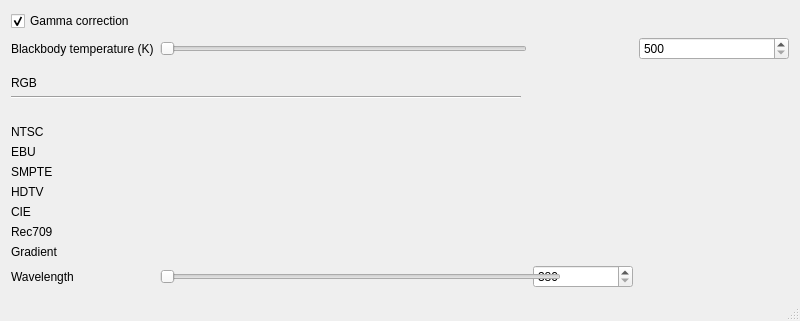
<?xml version="1.0" encoding="UTF-8"?>
<ui version="4.0">
 <class>spectrumColourExampleClass</class>
 <widget class="QMainWindow" name="spectrumColourExampleClass">
  <property name="geometry">
   <rect>
    <x>0</x>
    <y>0</y>
    <width>800</width>
    <height>314</height>
   </rect>
  </property>
  <property name="minimumSize">
   <size>
    <width>800</width>
    <height>0</height>
   </size>
  </property>
  <property name="windowTitle">
   <string>spectrumColourExample</string>
  </property>
  <widget class="QWidget" name="centralWidget">
   <layout class="QGridLayout" name="gridLayout">
    <item row="1" column="6">
     <widget class="QSpinBox" name="spinBoxBlackBodyTemperatureDisplay">
      <property name="readOnly">
       <bool>false</bool>
      </property>
      <property name="minimum">
       <number>500</number>
      </property>
      <property name="maximum">
       <number>10000</number>
      </property>
     </widget>
    </item>
    <item row="14" column="0">
     <widget class="QLabel" name="label_7">
      <property name="text">
       <string>Wavelength</string>
      </property>
     </widget>
    </item>
    <item row="12" column="6">
     <widget class="QLabel" name="rgbRec709">
      <property name="sizePolicy">
       <sizepolicy hsizetype="Fixed" vsizetype="Preferred">
        <horstretch>0</horstretch>
        <verstretch>0</verstretch>
       </sizepolicy>
      </property>
      <property name="minimumSize">
       <size>
        <width>100</width>
        <height>0</height>
       </size>
      </property>
      <property name="maximumSize">
       <size>
        <width>100</width>
        <height>16777215</height>
       </size>
      </property>
      <property name="text">
       <string/>
      </property>
     </widget>
    </item>
    <item row="7" column="6">
     <widget class="QLabel" name="rgbNTSC">
      <property name="sizePolicy">
       <sizepolicy hsizetype="Fixed" vsizetype="Preferred">
        <horstretch>0</horstretch>
        <verstretch>0</verstretch>
       </sizepolicy>
      </property>
      <property name="minimumSize">
       <size>
        <width>100</width>
        <height>0</height>
       </size>
      </property>
      <property name="maximumSize">
       <size>
        <width>100</width>
        <height>16777215</height>
       </size>
      </property>
      <property name="text">
       <string/>
      </property>
     </widget>
    </item>
    <item row="9" column="0">
     <widget class="QLabel" name="label_3">
      <property name="text">
       <string>SMPTE</string>
      </property>
     </widget>
    </item>
    <item row="7" column="0">
     <widget class="QLabel" name="labelNTSC">
      <property name="text">
       <string>NTSC</string>
      </property>
     </widget>
    </item>
    <item row="1" column="0">
     <widget class="QLabel" name="label">
      <property name="text">
       <string>Blackbody temperature (K)</string>
      </property>
     </widget>
    </item>
    <item row="8" column="0">
     <widget class="QLabel" name="label_2">
      <property name="text">
       <string>EBU</string>
      </property>
     </widget>
    </item>
    <item row="5" column="0" colspan="4">
     <widget class="Line" name="line">
      <property name="orientation">
       <enum>Qt::Horizontal</enum>
      </property>
     </widget>
    </item>
    <item row="7" column="1">
     <widget class="QWidget" name="spectrumNTSC" native="true">
      <property name="sizePolicy">
       <sizepolicy hsizetype="Fixed" vsizetype="Preferred">
        <horstretch>0</horstretch>
        <verstretch>0</verstretch>
       </sizepolicy>
      </property>
      <property name="minimumSize">
       <size>
        <width>401</width>
        <height>0</height>
       </size>
      </property>
      <property name="maximumSize">
       <size>
        <width>401</width>
        <height>16777215</height>
       </size>
      </property>
     </widget>
    </item>
    <item row="8" column="5">
     <widget class="QWidget" name="displayCurrentWlColourEBU" native="true">
      <property name="sizePolicy">
       <sizepolicy hsizetype="Preferred" vsizetype="Preferred">
        <horstretch>0</horstretch>
        <verstretch>0</verstretch>
       </sizepolicy>
      </property>
      <property name="minimumSize">
       <size>
        <width>0</width>
        <height>10</height>
       </size>
      </property>
     </widget>
    </item>
    <item row="11" column="1">
     <widget class="QWidget" name="spectrumCIE" native="true">
      <property name="sizePolicy">
       <sizepolicy hsizetype="Fixed" vsizetype="Preferred">
        <horstretch>0</horstretch>
        <verstretch>0</verstretch>
       </sizepolicy>
      </property>
      <property name="minimumSize">
       <size>
        <width>401</width>
        <height>0</height>
       </size>
      </property>
      <property name="maximumSize">
       <size>
        <width>401</width>
        <height>16777215</height>
       </size>
      </property>
     </widget>
    </item>
    <item row="3" column="1">
     <widget class="QWidget" name="colourDisplay" native="true"/>
    </item>
    <item row="8" column="1">
     <widget class="QWidget" name="spectrumEBU" native="true">
      <property name="sizePolicy">
       <sizepolicy hsizetype="Fixed" vsizetype="Preferred">
        <horstretch>0</horstretch>
        <verstretch>0</verstretch>
       </sizepolicy>
      </property>
      <property name="minimumSize">
       <size>
        <width>401</width>
        <height>0</height>
       </size>
      </property>
      <property name="maximumSize">
       <size>
        <width>401</width>
        <height>16777215</height>
       </size>
      </property>
     </widget>
    </item>
    <item row="3" column="5" colspan="2">
     <widget class="QWidget" name="displayCurrentBlackbodyColour" native="true">
      <property name="autoFillBackground">
       <bool>true</bool>
      </property>
     </widget>
    </item>
    <item row="9" column="5">
     <widget class="QWidget" name="displayCurrentWlColourSMPTE" native="true">
      <property name="sizePolicy">
       <sizepolicy hsizetype="Preferred" vsizetype="Preferred">
        <horstretch>0</horstretch>
        <verstretch>0</verstretch>
       </sizepolicy>
      </property>
      <property name="minimumSize">
       <size>
        <width>0</width>
        <height>10</height>
       </size>
      </property>
     </widget>
    </item>
    <item row="10" column="5">
     <widget class="QWidget" name="displayCurrentWlColourHDTV" native="true">
      <property name="sizePolicy">
       <sizepolicy hsizetype="Preferred" vsizetype="Preferred">
        <horstretch>0</horstretch>
        <verstretch>0</verstretch>
       </sizepolicy>
      </property>
      <property name="minimumSize">
       <size>
        <width>0</width>
        <height>10</height>
       </size>
      </property>
     </widget>
    </item>
    <item row="7" column="5">
     <widget class="QWidget" name="displayCurrentWlColourNTSC" native="true">
      <property name="sizePolicy">
       <sizepolicy hsizetype="Preferred" vsizetype="Preferred">
        <horstretch>0</horstretch>
        <verstretch>0</verstretch>
       </sizepolicy>
      </property>
      <property name="minimumSize">
       <size>
        <width>100</width>
        <height>10</height>
       </size>
      </property>
     </widget>
    </item>
    <item row="11" column="5">
     <widget class="QWidget" name="displayCurrentWlColourCIE" native="true">
      <property name="sizePolicy">
       <sizepolicy hsizetype="Preferred" vsizetype="Preferred">
        <horstretch>0</horstretch>
        <verstretch>0</verstretch>
       </sizepolicy>
      </property>
      <property name="minimumSize">
       <size>
        <width>100</width>
        <height>10</height>
       </size>
      </property>
     </widget>
    </item>
    <item row="12" column="5">
     <widget class="QWidget" name="displayCurrentWlColourRec709" native="true">
      <property name="sizePolicy">
       <sizepolicy hsizetype="Preferred" vsizetype="Preferred">
        <horstretch>0</horstretch>
        <verstretch>0</verstretch>
       </sizepolicy>
      </property>
      <property name="minimumSize">
       <size>
        <width>0</width>
        <height>10</height>
       </size>
      </property>
     </widget>
    </item>
    <item row="9" column="1">
     <widget class="QWidget" name="spectrumSMPTE" native="true">
      <property name="sizePolicy">
       <sizepolicy hsizetype="Fixed" vsizetype="Preferred">
        <horstretch>0</horstretch>
        <verstretch>0</verstretch>
       </sizepolicy>
      </property>
      <property name="minimumSize">
       <size>
        <width>401</width>
        <height>0</height>
       </size>
      </property>
      <property name="maximumSize">
       <size>
        <width>401</width>
        <height>16777215</height>
       </size>
      </property>
     </widget>
    </item>
    <item row="10" column="1">
     <widget class="QWidget" name="spectrumHDTV" native="true">
      <property name="sizePolicy">
       <sizepolicy hsizetype="Fixed" vsizetype="Preferred">
        <horstretch>0</horstretch>
        <verstretch>0</verstretch>
       </sizepolicy>
      </property>
      <property name="minimumSize">
       <size>
        <width>401</width>
        <height>0</height>
       </size>
      </property>
      <property name="maximumSize">
       <size>
        <width>401</width>
        <height>16777215</height>
       </size>
      </property>
     </widget>
    </item>
    <item row="12" column="1">
     <widget class="QWidget" name="spectrumRec709" native="true">
      <property name="sizePolicy">
       <sizepolicy hsizetype="Fixed" vsizetype="Preferred">
        <horstretch>0</horstretch>
        <verstretch>0</verstretch>
       </sizepolicy>
      </property>
      <property name="minimumSize">
       <size>
        <width>401</width>
        <height>0</height>
       </size>
      </property>
      <property name="maximumSize">
       <size>
        <width>401</width>
        <height>16777215</height>
       </size>
      </property>
     </widget>
    </item>
    <item row="14" column="5">
     <widget class="QSpinBox" name="spinBoxCurrentWavelength">
      <property name="minimum">
       <number>380</number>
      </property>
      <property name="maximum">
       <number>780</number>
      </property>
     </widget>
    </item>
    <item row="6" column="0">
     <spacer name="verticalSpacer">
      <property name="orientation">
       <enum>Qt::Vertical</enum>
      </property>
      <property name="sizeType">
       <enum>QSizePolicy::Fixed</enum>
      </property>
      <property name="sizeHint" stdset="0">
       <size>
        <width>20</width>
        <height>20</height>
       </size>
      </property>
     </spacer>
    </item>
    <item row="11" column="0">
     <widget class="QLabel" name="label_5">
      <property name="text">
       <string>CIE</string>
      </property>
     </widget>
    </item>
    <item row="10" column="0">
     <widget class="QLabel" name="label_4">
      <property name="text">
       <string>HDTV</string>
      </property>
     </widget>
    </item>
    <item row="12" column="0">
     <widget class="QLabel" name="label_6">
      <property name="text">
       <string>Rec709</string>
      </property>
     </widget>
    </item>
    <item row="1" column="1" colspan="4">
     <widget class="QSlider" name="sliderBlackBodyTemperature">
      <property name="sizePolicy">
       <sizepolicy hsizetype="Expanding" vsizetype="Fixed">
        <horstretch>0</horstretch>
        <verstretch>0</verstretch>
       </sizepolicy>
      </property>
      <property name="minimum">
       <number>500</number>
      </property>
      <property name="maximum">
       <number>10000</number>
      </property>
      <property name="orientation">
       <enum>Qt::Horizontal</enum>
      </property>
     </widget>
    </item>
    <item row="9" column="6">
     <widget class="QLabel" name="rgbSMPTE">
      <property name="sizePolicy">
       <sizepolicy hsizetype="Fixed" vsizetype="Preferred">
        <horstretch>0</horstretch>
        <verstretch>0</verstretch>
       </sizepolicy>
      </property>
      <property name="minimumSize">
       <size>
        <width>100</width>
        <height>0</height>
       </size>
      </property>
      <property name="maximumSize">
       <size>
        <width>100</width>
        <height>16777215</height>
       </size>
      </property>
      <property name="text">
       <string/>
      </property>
     </widget>
    </item>
    <item row="3" column="0">
     <widget class="QLabel" name="labelRgb">
      <property name="sizePolicy">
       <sizepolicy hsizetype="Preferred" vsizetype="Preferred">
        <horstretch>0</horstretch>
        <verstretch>0</verstretch>
       </sizepolicy>
      </property>
      <property name="minimumSize">
       <size>
        <width>125</width>
        <height>0</height>
       </size>
      </property>
      <property name="text">
       <string>RGB</string>
      </property>
     </widget>
    </item>
    <item row="14" column="1">
     <widget class="QSlider" name="sliderCurrentWavelength">
      <property name="minimumSize">
       <size>
        <width>401</width>
        <height>0</height>
       </size>
      </property>
      <property name="maximumSize">
       <size>
        <width>401</width>
        <height>16777215</height>
       </size>
      </property>
      <property name="minimum">
       <number>380</number>
      </property>
      <property name="maximum">
       <number>780</number>
      </property>
      <property name="orientation">
       <enum>Qt::Horizontal</enum>
      </property>
     </widget>
    </item>
    <item row="10" column="6">
     <widget class="QLabel" name="rgbHDTV">
      <property name="sizePolicy">
       <sizepolicy hsizetype="Fixed" vsizetype="Preferred">
        <horstretch>0</horstretch>
        <verstretch>0</verstretch>
       </sizepolicy>
      </property>
      <property name="minimumSize">
       <size>
        <width>100</width>
        <height>0</height>
       </size>
      </property>
      <property name="maximumSize">
       <size>
        <width>100</width>
        <height>16777215</height>
       </size>
      </property>
      <property name="text">
       <string/>
      </property>
     </widget>
    </item>
    <item row="2" column="0">
     <spacer name="verticalSpacer_2">
      <property name="orientation">
       <enum>Qt::Vertical</enum>
      </property>
      <property name="sizeType">
       <enum>QSizePolicy::Fixed</enum>
      </property>
      <property name="sizeHint" stdset="0">
       <size>
        <width>20</width>
        <height>10</height>
       </size>
      </property>
     </spacer>
    </item>
    <item row="8" column="6">
     <widget class="QLabel" name="rgbEBU">
      <property name="sizePolicy">
       <sizepolicy hsizetype="Fixed" vsizetype="Preferred">
        <horstretch>0</horstretch>
        <verstretch>0</verstretch>
       </sizepolicy>
      </property>
      <property name="minimumSize">
       <size>
        <width>100</width>
        <height>0</height>
       </size>
      </property>
      <property name="maximumSize">
       <size>
        <width>100</width>
        <height>16777215</height>
       </size>
      </property>
      <property name="text">
       <string/>
      </property>
     </widget>
    </item>
    <item row="11" column="6">
     <widget class="QLabel" name="rgbCIE">
      <property name="sizePolicy">
       <sizepolicy hsizetype="Fixed" vsizetype="Preferred">
        <horstretch>0</horstretch>
        <verstretch>0</verstretch>
       </sizepolicy>
      </property>
      <property name="minimumSize">
       <size>
        <width>100</width>
        <height>0</height>
       </size>
      </property>
      <property name="maximumSize">
       <size>
        <width>100</width>
        <height>16777215</height>
       </size>
      </property>
      <property name="text">
       <string/>
      </property>
     </widget>
    </item>
    <item row="0" column="0">
     <widget class="QCheckBox" name="checkBoxGammaCorrection">
      <property name="text">
       <string>Gamma correction</string>
      </property>
      <property name="checked">
       <bool>true</bool>
      </property>
     </widget>
    </item>
    <item row="13" column="0">
     <widget class="QLabel" name="label_8">
      <property name="text">
       <string>Gradient</string>
      </property>
     </widget>
    </item>
    <item row="13" column="1">
     <widget class="QWidget" name="spectrumGradient" native="true">
      <property name="minimumSize">
       <size>
        <width>401</width>
        <height>0</height>
       </size>
      </property>
      <property name="maximumSize">
       <size>
        <width>401</width>
        <height>16777215</height>
       </size>
      </property>
     </widget>
    </item>
    <item row="13" column="5">
     <widget class="QWidget" name="displayCurrentWlColourGradient" native="true"/>
    </item>
    <item row="13" column="6">
     <widget class="QLabel" name="rgbGradient">
      <property name="minimumSize">
       <size>
        <width>150</width>
        <height>0</height>
       </size>
      </property>
      <property name="text">
       <string/>
      </property>
     </widget>
    </item>
   </layout>
  </widget>
  <widget class="QMenuBar" name="menuBar">
   <property name="geometry">
    <rect>
     <x>0</x>
     <y>0</y>
     <width>800</width>
     <height>21</height>
    </rect>
   </property>
  </widget>
  <widget class="QStatusBar" name="statusBar"/>
 </widget>
 <layoutdefault spacing="6" margin="11"/>
 <resources>
  <include location="spectrumColourExample.qrc"/>
 </resources>
 <connections>
  <connection>
   <sender>sliderBlackBodyTemperature</sender>
   <signal>valueChanged(int)</signal>
   <receiver>spinBoxBlackBodyTemperatureDisplay</receiver>
   <slot>setValue(int)</slot>
   <hints>
    <hint type="sourcelabel">
     <x>287</x>
     <y>62</y>
    </hint>
    <hint type="destinationlabel">
     <x>745</x>
     <y>62</y>
    </hint>
   </hints>
  </connection>
  <connection>
   <sender>spinBoxBlackBodyTemperatureDisplay</sender>
   <signal>valueChanged(int)</signal>
   <receiver>sliderBlackBodyTemperature</receiver>
   <slot>setValue(int)</slot>
   <hints>
    <hint type="sourcelabel">
     <x>745</x>
     <y>62</y>
    </hint>
    <hint type="destinationlabel">
     <x>331</x>
     <y>62</y>
    </hint>
   </hints>
  </connection>
  <connection>
   <sender>spinBoxCurrentWavelength</sender>
   <signal>valueChanged(int)</signal>
   <receiver>sliderCurrentWavelength</receiver>
   <slot>setValue(int)</slot>
   <hints>
    <hint type="sourcelabel">
     <x>586</x>
     <y>267</y>
    </hint>
    <hint type="destinationlabel">
     <x>232</x>
     <y>273</y>
    </hint>
   </hints>
  </connection>
  <connection>
   <sender>sliderCurrentWavelength</sender>
   <signal>valueChanged(int)</signal>
   <receiver>spinBoxCurrentWavelength</receiver>
   <slot>setValue(int)</slot>
   <hints>
    <hint type="sourcelabel">
     <x>304</x>
     <y>275</y>
    </hint>
    <hint type="destinationlabel">
     <x>601</x>
     <y>269</y>
    </hint>
   </hints>
  </connection>
 </connections>
</ui>
